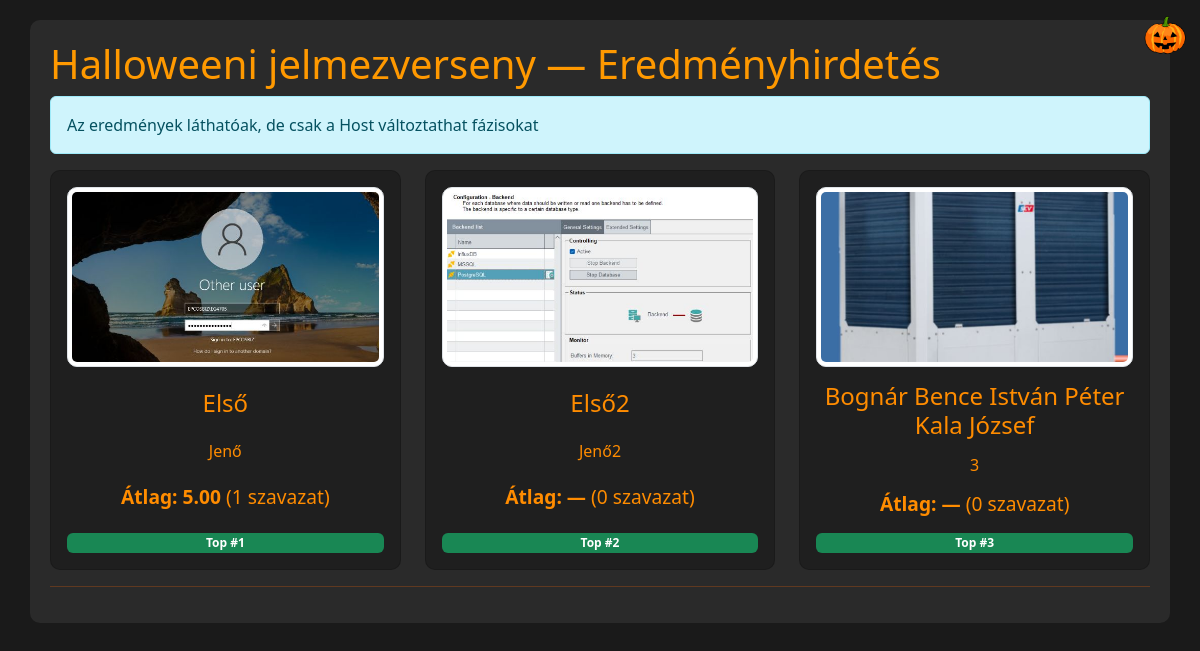
Before: /halloween_app_qr_preserve/results.php with the older database file.
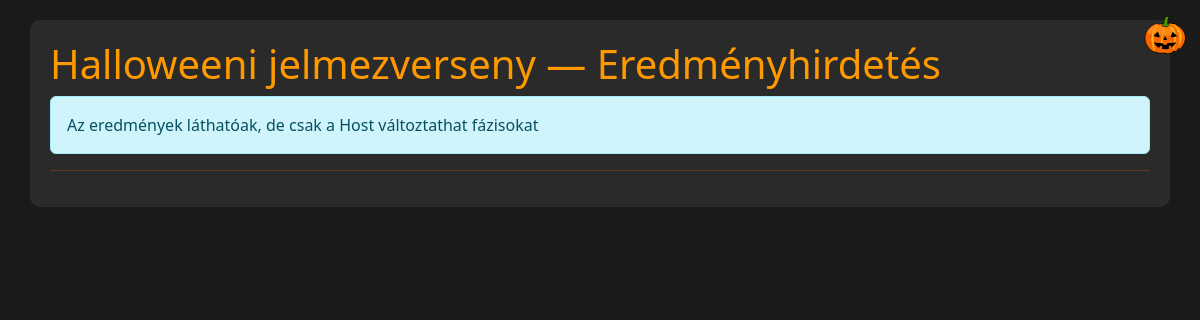
After: the same page with the newer database file.
### tables this page shows
CREATE TABLE participants (
    id INTEGER PRIMARY KEY AUTOINCREMENT,
    name TEXT NOT NULL,
    costume TEXT NOT NULL,
    photo TEXT,
    created_at INTEGER NOT NULL DEFAULT (strftime('%s','now'))
);

### halloween_app_qr_preserve/inc/functions.php (called while the page is built, shortened)
<?php
function h($s){ return htmlspecialchars($s, ENT_QUOTES); }
?>

### halloween_app_qr_preserve/results.php (the view, shortened to what this page needs)
<?php
require 'inc/functions.php';
$is_admin = isset($_SESSION['is_admin']) && $_SESSION['is_admin'] === true;
$rows = $pdo->query('SELECT p.*, (SELECT AVG(score) FROM votes v WHERE v.participant_id = p.id) as avg_score, (SELECT COUNT(*) FROM votes v WHERE v.participant_id = p.id) as votes_count FROM participants p ORDER BY avg_score DESC NULLS LAST')->fetchAll();
?>
<!doctype html>
<html>
<head>
<link rel="stylesheet" href="https://cdn.jsdelivr.net/npm/bootstrap@5.3.0/dist/css/bootstrap.min.css">
<link rel="stylesheet" href="assets/css/custom.css">
</head>
<body>
<div class="container">
  <h1>Halloweeni jelmezverseny — Eredményhirdetés</h1>
  <?php if (!$is_admin): ?>
    <div class="alert alert-info">Az eredmények láthatóak, de csak a Host változtathat fázisokat</div>
  <?php endif; ?>
  <div class="row gy-3">
    <?php $i=0; foreach ($rows as $r): $i++; ?>
      <div class="col-12 col-md-4">
        <div class="card p-3 text-center">
          <?php if ($r['photo']): ?><img src="<?php echo h($r['photo']); ?>" class="photo img-thumbnail mb-2"><?php endif; ?>
          <h4><?php echo h($r['name']); ?></h4>
          <p><?php echo h($r['costume']); ?></p>
          <p style="font-size:1.2rem"><strong>Átlag: <?php echo $r['avg_score'] ? number_format($r['avg_score'],2) : '—'; ?></strong> (<?php echo $r['votes_count']; ?> szavazat)</p>
          <?php if ($i<=3): ?><div class="badge bg-success">Top #<?php echo $i; ?></div><?php endif; ?>
        </div>
      </div>
    <?php endforeach; ?>
  </div>
  <hr>
<img src="assets/images/pumpkin.png" class="pumpkin" alt="pumpkin">
</div>
</body>
</html>

Changed rows visible on the page:
removed participants: photo (picture), name "Első", costume "Jenő", avg_score "5.00", votes_count "1"
removed participants: photo (picture), name "Első2", costume "Jenő2", votes_count "0"
removed participants: photo (picture), name "Bognár Bence István Péter Kala József", costume "3", votes_count "0"
